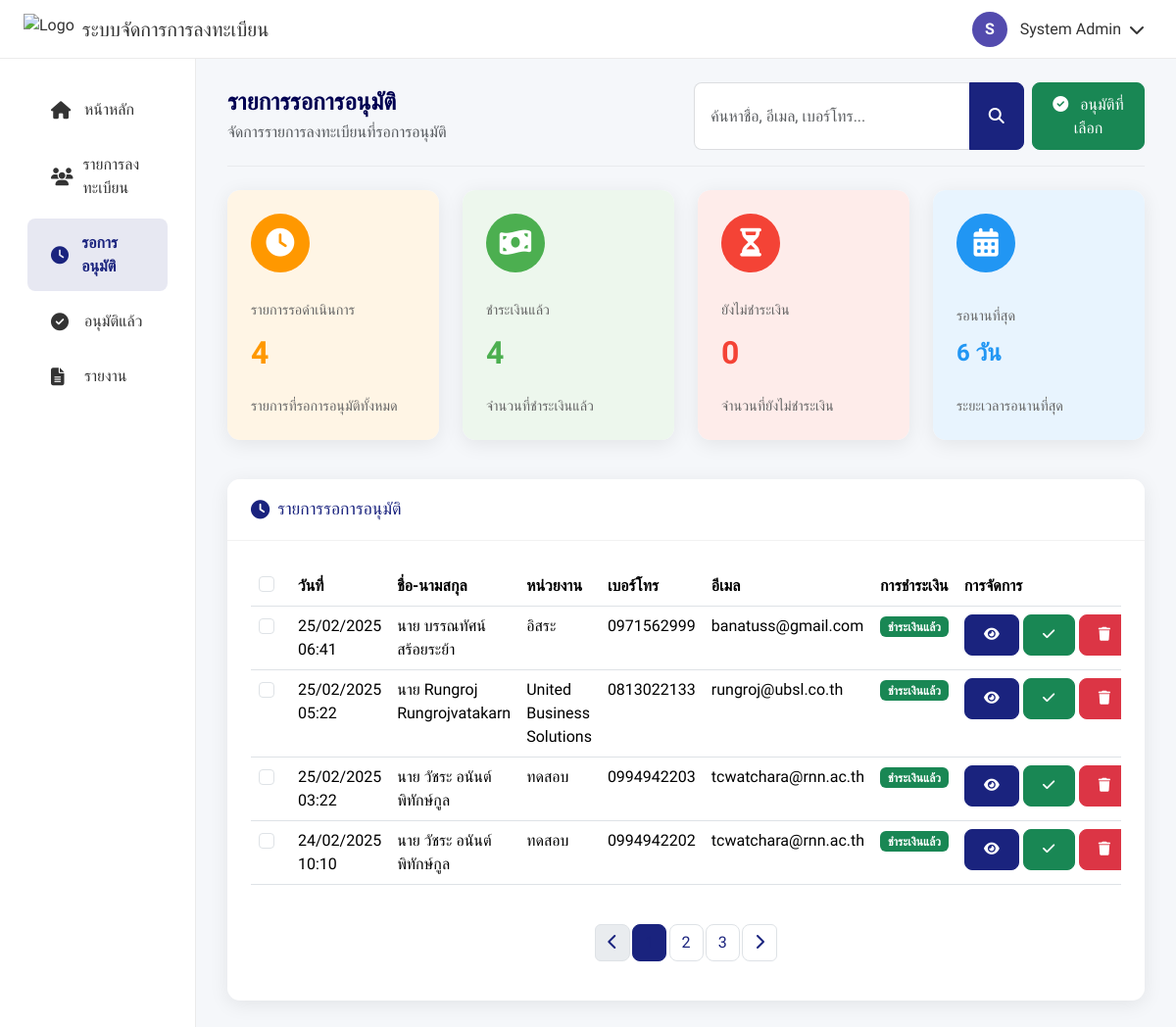
Page /register/admin/pending_approval.php (signed in) on the committed database.
### tables this page shows
CREATE TABLE `registrations` (
  `id` int NOT NULL,
  `title` varchar(50) NOT NULL,
  `title_other` varchar(100) DEFAULT NULL,
  `fullname` varchar(255) NOT NULL,
  `organization` varchar(255) NOT NULL,
  `phone` varchar(20) NOT NULL,
  `email` varchar(255) NOT NULL,
  `line_id` varchar(50) DEFAULT NULL,
  `created_at` timestamp NOT NULL DEFAULT CURRENT_TIMESTAMP,
  `updated_at` timestamp NOT NULL DEFAULT CURRENT_TIMESTAMP ON UPDATE CURRENT_TIMESTAMP,
  `payment_status` enum('not_paid','paid') NOT NULL DEFAULT 'not_paid',
  `payment_updated_at` timestamp NULL DEFAULT NULL,
  `is_approved` tinyint(1) DEFAULT '0',
  `approved_at` timestamp NULL DEFAULT NULL,
  `approved_by` int DEFAULT NULL
);

### register/admin/pending_approval.php (the view, shortened to what this page needs)
<?php
$database = new Database();
$pdo = $database->getConnection();
$stmt = $pdo->prepare("
    SELECT r.*,
           DATE_FORMAT(r.created_at, '%d/%m/%Y %H:%i') as formatted_date
    FROM registrations r
    WHERE r.is_approved = 0
    ORDER BY r.created_at DESC
");
$stmt->execute();
$pending_registrations = $stmt->fetchAll(PDO::FETCH_ASSOC);
$total_pending = count($pending_registrations);
$earliest_date = null;
if ($total_pending > 0) {
    $earliest_stmt = $pdo->prepare("
        SELECT MIN(created_at) as earliest
        FROM registrations
        WHERE is_approved = 0
    ");
    $earliest_stmt->execute();
    $earliest_result = $earliest_stmt->fetch(PDO::FETCH_ASSOC);
    $earliest_date = $earliest_result['earliest'];
}
$payment_stmt = $pdo->prepare("
    SELECT payment_status, COUNT(*) as count
    FROM registrations
    WHERE is_approved = 0
    GROUP BY payment_status
");
$payment_stmt->execute();
$payment_stats = $payment_stmt->fetchAll(PDO::FETCH_ASSOC);
$paid_count = 0;
$not_paid_count = 0;
foreach ($payment_stats as $stat) {
    if ($stat['payment_status'] == 'paid') {
        $paid_count = $stat['count'];
    } else {
        $not_paid_count = $stat['count'];
    }
}
?>
<!DOCTYPE html>
<html lang="th">
<head>
    <link href="https://cdn.jsdelivr.net/npm/bootstrap@5.3.2/dist/css/bootstrap.min.css" rel="stylesheet">
    <link href="https://cdn.jsdelivr.net/npm/sweetalert2@11/dist/sweetalert2.min.css" rel="stylesheet">
    <link href="https://cdnjs.cloudflare.com/ajax/libs/font-awesome/6.4.0/css/all.min.css" rel="stylesheet">
</head>
<body>
    <header class="header d-flex align-items-center">
        <div class="d-flex align-items-center">
            <img src="https://arts.rmutsb.ac.th/image/logo_art_2019.png" alt="Logo" height="32" class="me-2">
            <h5 class="mb-0 d-none d-md-block">ระบบจัดการการลงทะเบียน</h5>
        </div>
        <div class="ms-auto d-flex align-items-center">
            <div class="dropdown">
                <div class="user-profile" id="userDropdown" data-bs-toggle="dropdown" aria-expanded="false">
                    <div class="profile-avatar">
                        <?php
                        $initials = mb_substr($_SESSION['admin_name'] ?? 'A', 0, 1, 'UTF-8');
                        echo $initials;
                        ?>
                    </div>
                    <div class="profile-info d-none d-md-flex">
                        <span class="profile-name"><?php echo $_SESSION['admin_name'] ?? 'ผู้ดูแลระบบ'; ?></span>
                    </div>
                    <i class="fas fa-chevron-down ms-2"></i>
                </div>
            </div>
        </div>
    </header>
    <div class="container-fluid">
        <div class="row">
            <div class="col-lg-2 sidebar" id="sidebar">
                <ul class="nav flex-column">
                    <li class="nav-item">
                        <a href="dashboard.php" class="nav-link">
                            <i class="fas fa-home"></i>
                            <span>หน้าหลัก</span>
                        </a>
                    </li>
                    <li class="nav-item">
                        <a href="registrations.php" class="nav-link">
                            <i class="fas fa-users"></i>
                            <span>รายการลงทะเบียน</span>
                        </a>
                    </li>
                    <li class="nav-item">
                        <a href="pending_approval.php" class="nav-link active">
                            <i class="fas fa-clock"></i>
                            <span>รอการอนุมัติ</span>
                        </a>
                    </li>
                    <li class="nav-item">
                        <a href="approved.php" class="nav-link">
                            <i class="fas fa-check-circle"></i>
                            <span>อนุมัติแล้ว</span>
                        </a>
                    </li>
                    <li class="nav-item">
                        <a href="#" class="nav-link">
                            <i class="fas fa-file-alt"></i>
                            <span>รายงาน</span>
                        </a>
                    </li>
                </ul>
            </div>
            <div class="col-lg-10 main-content">
                <div class="page-header">
                    <div>
                        <h4>รายการรอการอนุมัติ</h4>
                        <p class="text-muted">จัดการรายการลงทะเบียนที่รอการอนุมัติ</p>
                    </div>
                    <div class="d-flex gap-2">
                        <div class="input-group">
                            <input type="text" class="form-control" id="searchInput"
                                placeholder="ค้นหาชื่อ, อีเมล, เบอร์โทร...">
                            <button class="btn btn-primary" type="button">
                                <i class="fas fa-search"></i>
                            </button>
                        </div>
                        <button class="btn btn-success" onclick="approveSelected()">
                            <i class="fas fa-check-circle me-2"></i>
                            อนุมัติที่เลือก
                        </button>
                    </div>
                </div>
                <div class="row mb-4">
                    <div class="col-sm-6 col-md-3 mb-3">
                        <div class="card h-100">
                            <div class="card-body stat-card bg-pending">
                                <div class="stat-icon" style="background-color: var(--warning-color);">
                                    <i class="fas fa-clock"></i>
                                </div>
                                <div>
                                    <div class="stat-title">รายการรอดำเนินการ</div>
                                    <div class="stat-value"><?php echo $total_pending; ?></div>
                                </div>
                                <div class="stat-desc">รายการที่รอการอนุมัติทั้งหมด</div>
                            </div>
                        </div>
                    </div>
                    <div class="col-sm-6 col-md-3 mb-3">
                        <div class="card h-100">
                            <div class="card-body stat-card bg-paid">
                                <div class="stat-icon" style="background-color: var(--success-color);">
                                    <i class="fas fa-money-bill-wave"></i>
                                </div>
                                <div>
                                    <div class="stat-title">ชำระเงินแล้ว</div>
                                    <div class="stat-value"><?php echo $paid_count; ?></div>
                                </div>
                                <div class="stat-desc">จำนวนที่ชำระเงินแล้ว</div>
                            </div>
                        </div>
                    </div>
                    <div class="col-sm-6 col-md-3 mb-3">
                        <div class="card h-100">
                            <div class="card-body stat-card bg-unpaid">
                                <div class="stat-icon" style="background-color: var(--error-color);">
                                    <i class="fas fa-hourglass-half"></i>
                                </div>
                                <div>
                                    <div class="stat-title">ยังไม่ชำระเงิน</div>
                                    <div class="stat-value"><?php echo $not_paid_count; ?></div>
                                </div>
                                <div class="stat-desc">จำนวนที่ยังไม่ชำระเงิน</div>
                            </div>
                        </div>
                    </div>
                    <div class="col-sm-6 col-md-3 mb-3">
                        <div class="card h-100">
                            <div class="card-body stat-card bg-time">
                                <div class="stat-icon" style="background-color: var(--accent-color);">
                                    <i class="fas fa-calendar-alt"></i>
                                </div>
                                <div>
                                    <div class="stat-title">รอนานที่สุด</div>
                                    <div class="stat-value" style="font-size: 1.5rem;">
                                        <?php
                                            if ($earliest_date) {
                                                $earliest = new DateTime($earliest_date);
                                                $now = new DateTime();
                                                $diff = $earliest->diff($now);
                                                echo $diff->days . ' วัน';
                                            } else {
                                                echo '-';
                                            }
                                        ?>
                                    </div>
                                </div>
                                <div class="stat-desc">ระยะเวลารอนานที่สุด</div>
                            </div>
                        </div>
                    </div>
                </div>
                <div class="card">
                    <div class="card-header">
                        <h5 class="title">
                            <i class="fas fa-clock"></i>
                            รายการรอการอนุมัติ
                        </h5>
                    </div>
                    <div class="card-body">
                        <div class="table-responsive">
                            <table class="table table-hover">
                                <thead>
                                    <tr>
                                        <th width="40">
                                            <div class="form-check">
                                                <input class="form-check-input" type="checkbox" id="selectAll">
                                            </div>
                                        </th>
                                        <th>วันที่</th>
                                        <th>ชื่อ-นามสกุล</th>
                                        <th>หน่วยงาน</th>
                                        <th>เบอร์โทร</th>
                                        <th>อีเมล</th>
                                        <th>การชำระเงิน</th>
                                        <th>การจัดการ</th>
                                    </tr>
                                </thead>
                                <tbody>
                                    <?php if (count($pending_registrations) > 0): ?>
                                        <?php foreach ($pending_registrations as $reg): ?>
                                            <tr>
                                                <td>
                                                    <div class="form-check">
                                                        <input class="form-check-input registration-checkbox" type="checkbox" value="<?php echo $reg['id']; ?>">
                                                    </div>
                                                </td>
                                                <td><?php echo $reg['formatted_date']; ?></td>
                                                <td>
                                                    <?php
                                                        $display_title = $reg['title'];
                                                        echo $display_title . ' ' . $reg['fullname'];
                                                    ?>
                                                </td>
                                                <td><?php echo $reg['organization']; ?></td>
                                                <td><?php echo $reg['phone']; ?></td>
                                                <td><?php echo $reg['email']; ?></td>
                                                <td>
                                                    <?php if ($reg['payment_status'] == 'paid'): ?>
                                                        <span class="badge bg-success">ชำระเงินแล้ว</span>
                                                    <?php else: ?>
                                                        <span class="badge bg-danger">ยังไม่ชำระเงิน</span>
                                                    <?php endif; ?>
                                                </td>
                                                <td class="btn-actions">
                                                    <a href="registration_detail.php?id=<?php echo $reg['id']; ?>" class="btn btn-sm btn-primary">
                                                        <i class="fas fa-eye"></i>
                                                    </a>
                                                    <button type="button" class="btn btn-sm btn-success approve-btn" data-id="<?php echo $reg['id']; ?>">
                                                        <i class="fas fa-check"></i>
                                                    </button>
                                                    <button type="button" class="btn btn-sm btn-danger delete-btn" data-id="<?php echo $reg['id']; ?>">
                                                        <i class="fas fa-trash"></i>
                                                    </button>
                                                </td>
                                            </tr>
                                        <?php endforeach; ?>
                                    <?php endif; ?>
                                </tbody>
                            </table>
                        </div>
                        <?php if (count($pending_registrations) > 0): ?>
                        <nav aria-label="Page navigation" class="mt-4">
                            <ul class="pagination justify-content-center">
                                <li class="page-item disabled">
                                    <a class="page-link" href="#" tabindex="-1" aria-disabled="true">
                                        <i class="fas fa-chevron-left"></i>
                                    </a>
                                </li>
                                <li class="page-item active"><a class="page-link" href="#">1</a></li>
                                <li class="page-item"><a class="page-link" href="#">2</a></li>
                                <li class="page-item"><a class="page-link" href="#">3</a></li>
                                <li class="page-item">
                                    <a class="page-link" href="#">
                                        <i class="fas fa-chevron-right"></i>
                                    </a>
                                </li>
                            </ul>
                        </nav>
                        <?php endif; ?>
                    </div>
                </div>
            </div>
        </div>
    </div>
</body>
</html>

### rows in the picture
registrations: formatted_date "25/02/2025 06:41", title "นาย", fullname "บรรณทัศน์ สร้อยระย้า", organization "อิสระ", phone "0971562999", email "banatuss@gmail.com", payment_status "ชำระเงินแล้ว"
registrations: formatted_date "25/02/2025 05:22", title "นาย", fullname "Rungroj Rungrojvatakarn", organization "United Business Solutions", phone "0813022133", email "rungroj@ubsl.co.th", payment_status "ชำระเงินแล้ว"
registrations: formatted_date "25/02/2025 03:22", title "นาย", fullname "วัชระ อนันต์พิทักษ์กูล", organization "ทดสอบ", phone "0994942203", email "tcwatchara@rnn.ac.th", payment_status "ชำระเงินแล้ว"
registrations: formatted_date "24/02/2025 10:10", title "นาย", fullname "วัชระ อนันต์พิทักษ์กูล", organization "ทดสอบ", phone "0994942202", email "tcwatchara@rnn.ac.th", payment_status "ชำระเงินแล้ว"

### other values in the picture
$initials "S"
$_SESSION['admin_name'] "System Admin"
$total_pending "4"
$paid_count "4"
$not_paid_count "0"
